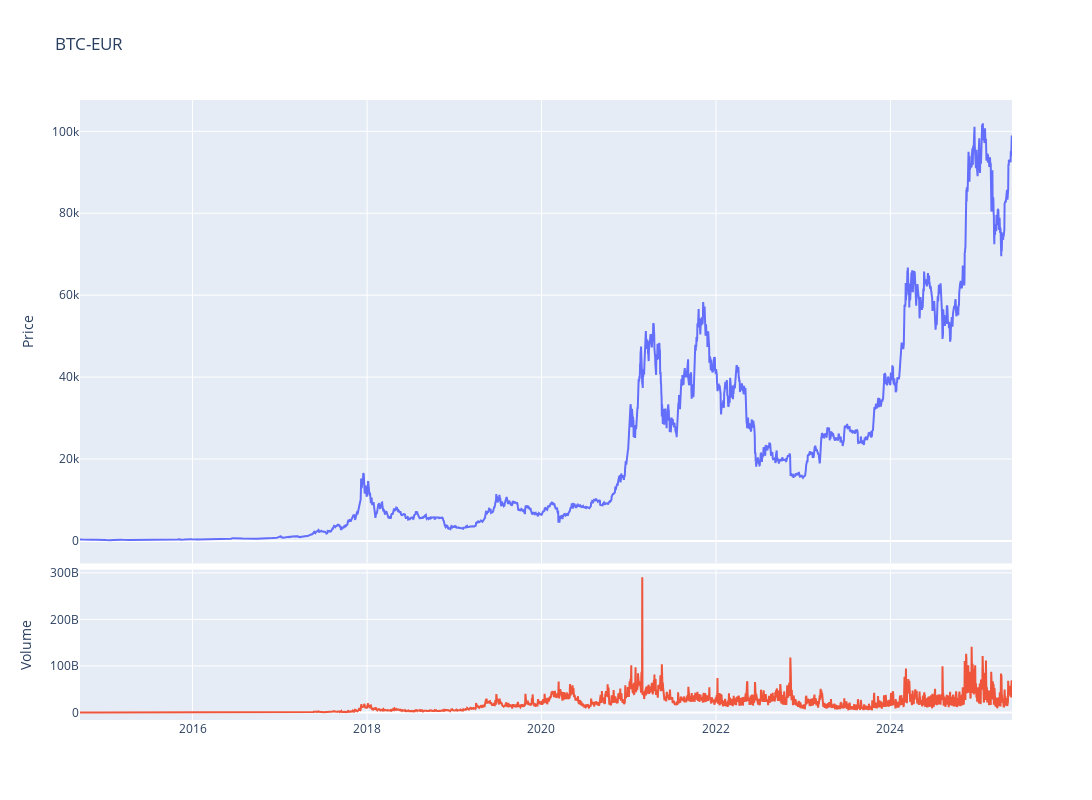

Notebook source saved alongside this figure:
### Code cell
fig = make_subplots(rows=4, cols=1,shared_xaxes=True,vertical_spacing=0.01,specs=[[{'rowspan':3,'colspan':1}],[None],[None],[{'rowspan':1,'colspan':1}]])

# Graph (1,1)
fig.add_trace(go.Scatter(x=stock_ticker.index,y=stock_ticker['Adj Close'],mode="lines",name=f"{ticker}"),row=1, col=1)
# Update xaxis properties
fig.update_yaxes(title_text="Price", row=1, col=1)

# Graph (4,1)
fig.add_trace(go.Scatter(x=stock_ticker.index,y=stock_ticker['Volume'],mode="lines",name='Volume'),row=4, col=1)
fig.update_yaxes(title_text="Volume", row=4, col=1)

fig.update_layout(height=800, width=1300,showlegend=False,title=f"{ticker}")

fig.show()

### Figure 1 — Plotly figure (JSON) as saved in the notebook; plotly's stock layout.template omitted (floating-point values rounded to 4 significant figures; data arrays with more than 128 entries replaced by an {"elided": "..."} marker saying what was removed)
{"data": [{"mode": "lines", "name": "BTC-EUR", "type": "scatter", "x": {"elided": "3903 str values"}, "xaxis": "x", "y": {"elided": "3903 float values"}, "yaxis": "y"}, {"mode": "lines", "name": "Volume", "type": "scatter", "x": {"elided": "3903 str values"}, "xaxis": "x2", "y": {"elided": "3903 int values"}, "yaxis": "y2"}], "layout": {"height": 800, "showlegend": false, "title": {"text": "BTC-EUR"}, "width": 1300, "xaxis": {"anchor": "y", "domain": [0, 1], "matches": "x2", "showticklabels": false}, "xaxis2": {"anchor": "y2", "domain": [0, 1]}, "yaxis": {"anchor": "x", "domain": [0.2525, 1], "title": {"text": "Price"}}, "yaxis2": {"anchor": "x2", "domain": [0, 0.2425], "title": {"text": "Volume"}}}}
